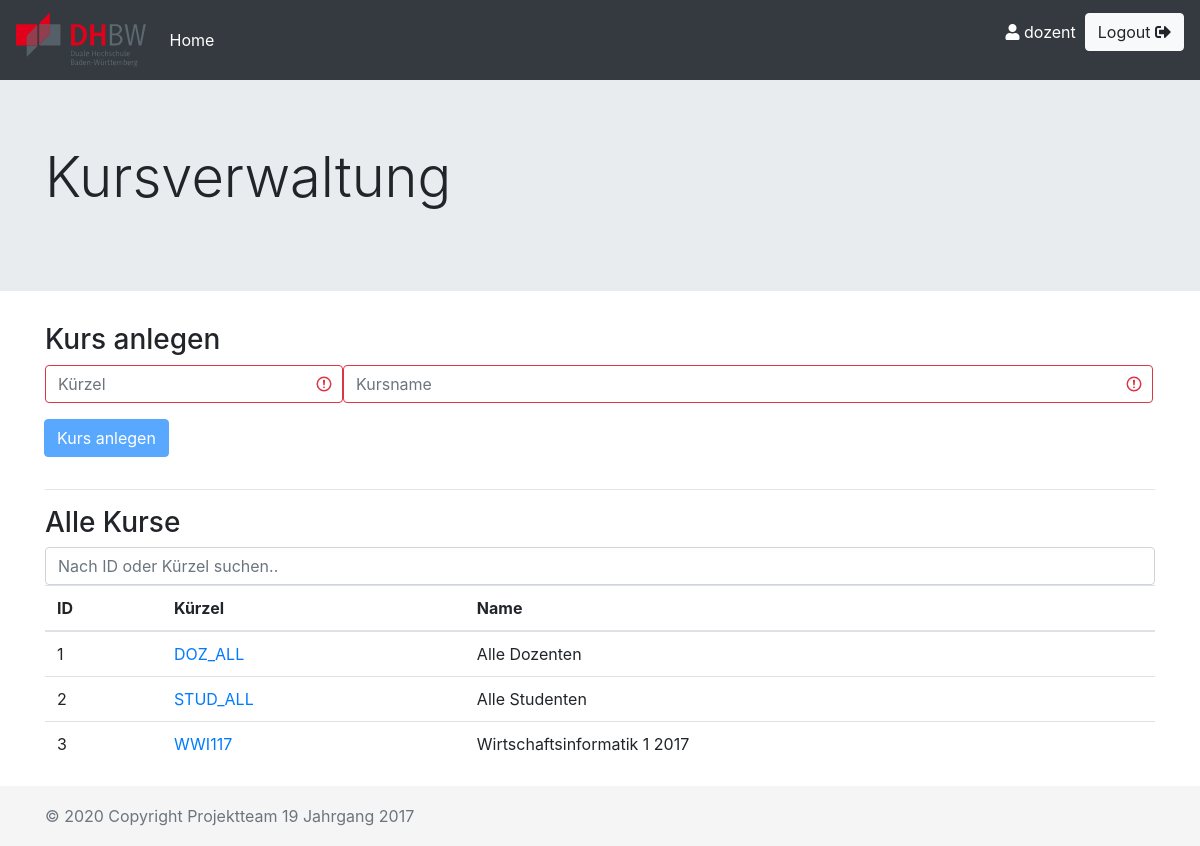
/components/groupmgmt.php (signed in), run on the app's committed database.
### tables this page shows
create table if not exists vl_gruppe
(
   gruppe_id int not null auto_increment primary key,
   gruppe_kuerzel varchar(15) not null,
   gruppenname varchar(50) not null
);

### components/groupmgmt.php (the view, shortened to what this page needs)
<?php
require("functions.php");
?>
<div class="container-xl">
    <h3>Kurs anlegen</h3>
    <form action="groupmgmt.php" method="post" class="was-validated">
        <div class="input-group mb-3">
            <div class="form-group">
                <input type="text" name="kuerzel" id="kuerzel" class="form-control" placeholder="Kürzel" size="20" required />
            </div>
            <div class="form-group">
                <input type="text" name="kurs" id="kursname" class="form-control" placeholder="Kursname" size="70" required />
            </div>
            <div class="input-group-append">
                <div class="form-group">
                    <input type="submit" class="btn btn-primary" name="group_create" id="group_create" value="Kurs anlegen" disabled>
                </div>
            </div>
        </div>
    </form>
    <hr>
    <h3>Alle Kurse</h3>
    <input type="text" id="searchInput" class="form-control" onkeyup="search()" placeholder="Nach ID oder Kürzel suchen..">
    <table class="table table-hover" id="allGroups">
        <thead>
            <tr>
                <th>ID</th>
                <th>Kürzel</th>
                <th>Name</th>
            </tr>
        </thead>
        <tbody>
            <?php
            $conn = sql_connect();
            $group_select = "SELECT * FROM vl_gruppe";
            $result = mysqli_query($conn, $group_select);
            while ($row = mysqli_fetch_assoc($result)) {
            ?>
                <tr>
                    <td><?= $row['gruppe_id'] ?></td>
                    <td><a href="groupedit.php?id=<?= $row['gruppe_id'] ?>"><?= $row['gruppe_kuerzel'] ?></a></td>
                    <td><?= $row['gruppenname'] ?></td>
                </tr>
            <?php
            }
            ?>
        </tbody>
    </table>
</div>

### css/sticky-footer.css (style rules this page uses)
html { position: relative; min-height: 100%; }
body { margin-bottom: 80px; }

### data on the page
vl_gruppe: gruppe_id "1", gruppe_kuerzel "DOZ_ALL", gruppenname "Alle Dozenten"
vl_gruppe: gruppe_id "2", gruppe_kuerzel "STUD_ALL", gruppenname "Alle Studenten"
vl_gruppe: gruppe_id "3", gruppe_kuerzel "WWI117", gruppenname "Wirtschaftsinformatik 1 2017"

### other printed values
$loggedOnUser "dozent"
$title "Kursverwaltung"
